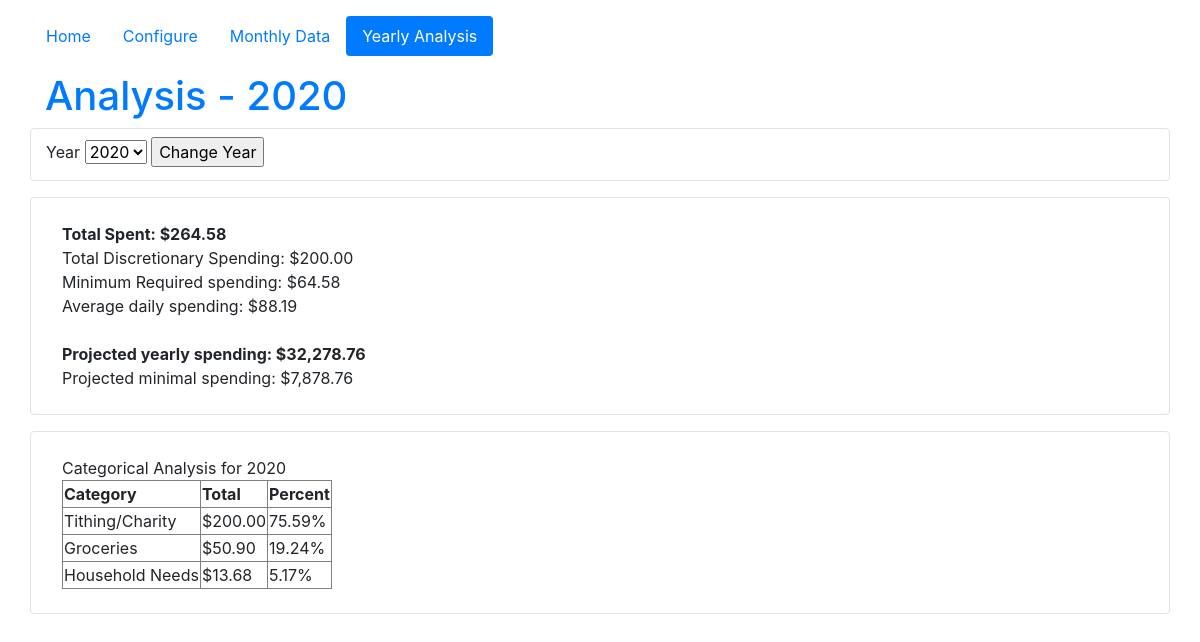
The page /analysis/ on the database as committed earlier.
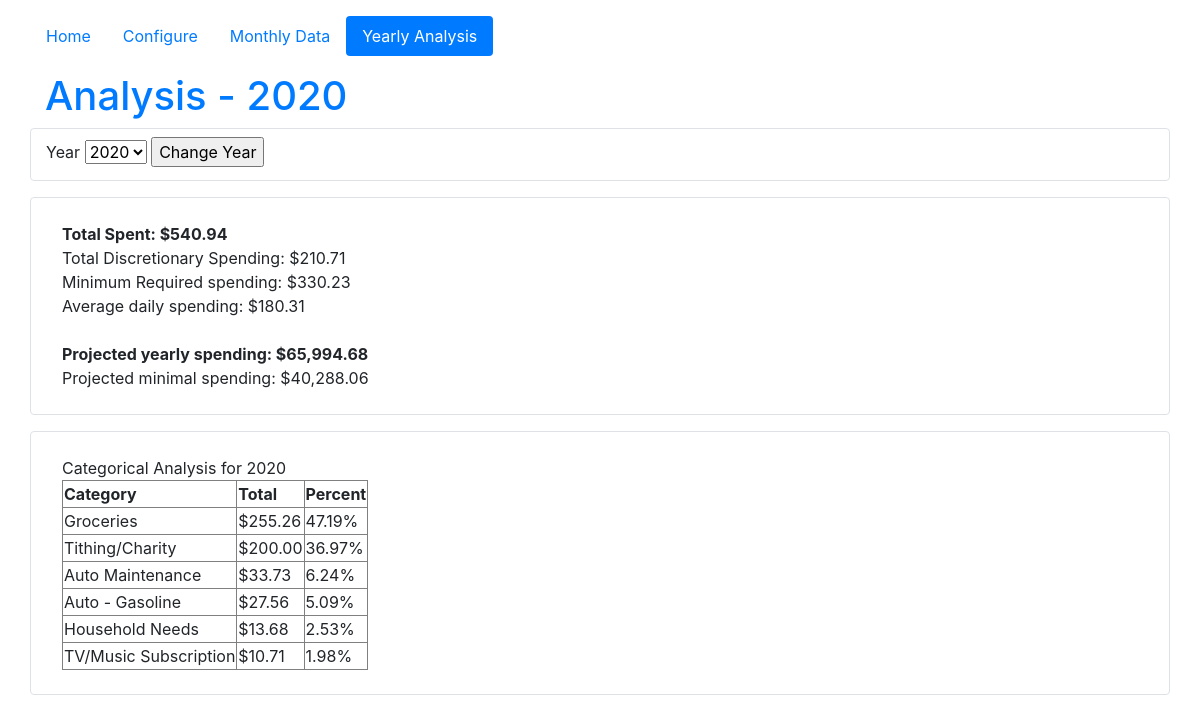
The same page on the database as committed later.
### tracker_app/models.py (models this page shows, shortened)
class Category(db.Model):
	categoryId = db.Column(db.Integer, primary_key=True)
	expenseCategory = db.Column(db.String(50), unique=True, nullable=False)
	discretionary = db.Column(db.Boolean, nullable=False)
	expenses = db.relationship("Expense", backref="myCategory")

### tracker_app/routes.py (the view)
@app.route("/analysis/", methods=["GET", "POST"])
@app.route("/analysis/<year>", methods=["GET", "POST"])
def yearlyAnalysis(year='none', month='none'):
	if (year == "none"):
		year = datetime.datetime.today().year
	analysisForm = forms.YearlyAnalysisConfigureForm()
	analysisForm.year.choices = [r.year for r in Metadata.query.with_entities(Metadata.year).distinct().order_by(Metadata.year.desc()).all()]
	analyze = analyzeData.AnalyzeData(year)
	stats = analyze.getAnalysisStats()
	categoryAnalysisTable = analyze.getCategoryAnalysisTable()
	return render_template('yearlyAnalysis.html', analysisForm=analysisForm, stats=stats, yearStr=year,
			categoryAnalysisTable=categoryAnalysisTable)

### tracker_app/forms.py
class YearlyAnalysisConfigureForm(FlaskForm):
	yearChoices = []
	year = SelectField('Year', choices=yearChoices, validate_choice=False)
	submit = SubmitField('Change Year')

### tracker_app/analyzeData.py (called while the page is built)
	def getEndDate(self):
		if (self.isCurrentYear == "False"):
			return datetime.date(self.year, 12, 31)
		else:
			return datetime.date(self.year, datetime.datetime.today().month, datetime.datetime.today().day)

	def getStartDate(self):
		month = Metadata.query.with_entities(func.min(Metadata.monthNum)).filter(Metadata.year == self.year).scalar()
		if (month == 1 or self.isCurrentYear == "False"):
			return datetime.date(self.year, 1, 1)
		else:
			my_num_days = calendar.monthrange(self.year, int(month))[1]
			start_date = datetime.date(self.year, int(month), 1)
			end_date = datetime.date(self.year, int(month), my_num_days)
			day = Expense.query.filter(and_(
							Expense.date >= start_date,
							Expense.date <= end_date
						)).first().date.day
			return datetime.date(self.year, int(month), int(day))

### tracker_app/templates/yearlyAnalysis.html (shortened to what this page needs)
{% extends 'layout.html' %}
{% set activePage = "yearlyAnalysis" %}
{% block content %}
<h1 class="text-primary">Analysis - {{ yearStr }}</h1>
<div class="row border rounded py-2" id="analysis-config-form">
	<div class="col-lg">
		<form method="POST" action={{ url_for('yearlyAnalysis') }}>
			{{ analysisForm.year.label }} {{ analysisForm.year }}
			{{ analysisForm.submit }}
	</div>
</div>
<div class="row border rounded my-3 px-3 py-2" id="yearly-stats">
	<div class="col-lg py-3">
		{{ stats }}
	</div>
</div>
<div class="row border rounded my-3 px-3 py-2" id="analyze-tables">
	<div class="col-lg py-3">
		{{ categoryAnalysisTable }}
	</div>
</div>
{% endblock %}

Rows that differ between the two databases and show on the page:
no longer on this page (row unchanged): Category: expenseCategory "Categorical Analysis for 2020 Category Total Percent Tithing/Charity $200.00 75.59% Groceries $50.90 19.24% Household Needs $13.68 5.17%"
added Category: expenseCategory "Categorical Analysis for 2020 Category Total Percent Groceries $255.26 47.19% Tithing/Charity $200.00 36.97% Auto Maintenance $33.73 6.24% Auto - Gasoline $27.56 5.09% Household Needs $13.68 2.53% TV/Music Subscription $10.71 1.98%"
Other text that changed with them:
{{ stats }}: "Total Spent: $264.58 Total Discretionary Spending: $200.00 Minimum Required spending: $64.58 Average daily spending: $88.19 Projected yearly spending: $32,278.76 Projected minimal spending: $7,878.76" → "Total Spent: $540.94 Total Discretionary Spending: $210.71 Minimum Required spending: $330.23 Average daily spending: $180.31 Projected yearly spending: $65,994.68 Projected minimal spending: $40,288.06"
